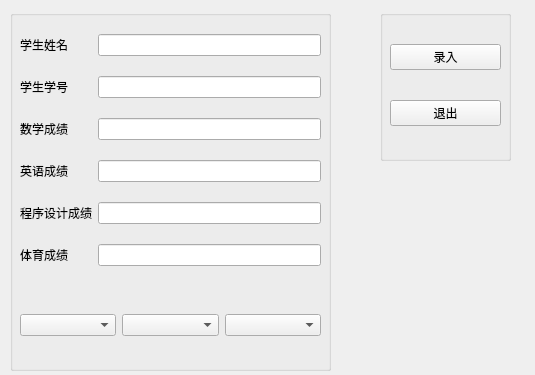
<?xml version="1.0" encoding="UTF-8"?>
<ui version="4.0">
 <class>AddStudentWidget</class>
 <widget class="QWidget" name="AddStudentWidget">
  <property name="geometry">
   <rect>
    <x>0</x>
    <y>0</y>
    <width>535</width>
    <height>375</height>
   </rect>
  </property>
  <property name="windowTitle">
   <string>Form</string>
  </property>
  <widget class="QGroupBox" name="groupBox">
   <property name="geometry">
    <rect>
     <x>10</x>
     <y>10</y>
     <width>321</width>
     <height>361</height>
    </rect>
   </property>
   <property name="title">
    <string/>
   </property>
   <widget class="QWidget" name="gridLayoutWidget">
    <property name="geometry">
     <rect>
      <x>10</x>
      <y>10</y>
      <width>301</width>
      <height>261</height>
     </rect>
    </property>
    <layout class="QGridLayout" name="gridLayout">
     <item row="0" column="0">
      <widget class="QLabel" name="Name">
       <property name="text">
        <string>学生姓名</string>
       </property>
      </widget>
     </item>
     <item row="1" column="0">
      <widget class="QLabel" name="ID">
       <property name="text">
        <string>学生学号</string>
       </property>
      </widget>
     </item>
     <item row="4" column="0">
      <widget class="QLabel" name="Programming">
       <property name="text">
        <string>程序设计成绩</string>
       </property>
      </widget>
     </item>
     <item row="5" column="0">
      <widget class="QLabel" name="PE">
       <property name="text">
        <string>体育成绩</string>
       </property>
      </widget>
     </item>
     <item row="0" column="1">
      <widget class="QLineEdit" name="Name_Text"/>
     </item>
     <item row="1" column="1">
      <widget class="QLineEdit" name="ID_Text"/>
     </item>
     <item row="4" column="1">
      <widget class="QLineEdit" name="Programming_Text"/>
     </item>
     <item row="5" column="1">
      <widget class="QLineEdit" name="PE_Text"/>
     </item>
     <item row="2" column="1">
      <widget class="QLineEdit" name="Math_Text"/>
     </item>
     <item row="3" column="1">
      <widget class="QLineEdit" name="English_Text"/>
     </item>
     <item row="2" column="0">
      <widget class="QLabel" name="Math">
       <property name="text">
        <string>数学成绩</string>
       </property>
      </widget>
     </item>
     <item row="3" column="0">
      <widget class="QLabel" name="English">
       <property name="text">
        <string>英语成绩</string>
       </property>
      </widget>
     </item>
    </layout>
   </widget>
   <widget class="QWidget" name="horizontalLayoutWidget">
    <property name="geometry">
     <rect>
      <x>10</x>
      <y>280</y>
      <width>301</width>
      <height>71</height>
     </rect>
    </property>
    <layout class="QHBoxLayout" name="horizontalLayout">
     <item>
      <widget class="QComboBox" name="Province"/>
     </item>
     <item>
      <widget class="QComboBox" name="City"/>
     </item>
     <item>
      <widget class="QComboBox" name="District"/>
     </item>
    </layout>
   </widget>
  </widget>
  <widget class="QGroupBox" name="groupBox_2">
   <property name="geometry">
    <rect>
     <x>380</x>
     <y>10</y>
     <width>131</width>
     <height>151</height>
    </rect>
   </property>
   <property name="title">
    <string/>
   </property>
   <widget class="QWidget" name="verticalLayoutWidget">
    <property name="geometry">
     <rect>
      <x>10</x>
      <y>10</y>
      <width>111</width>
      <height>131</height>
     </rect>
    </property>
    <layout class="QVBoxLayout" name="verticalLayout">
     <item>
      <widget class="QPushButton" name="btnAdd">
       <property name="text">
        <string>录入</string>
       </property>
      </widget>
     </item>
     <item>
      <widget class="QPushButton" name="btnQuit">
       <property name="text">
        <string>退出</string>
       </property>
      </widget>
     </item>
    </layout>
   </widget>
  </widget>
 </widget>
 <resources/>
 <connections/>
</ui>
